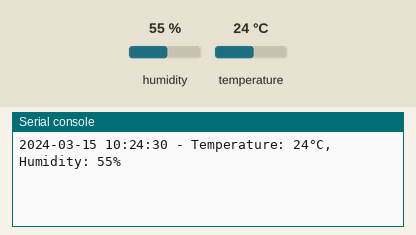
A program run on a simulated CircuitPython board. Shown: the last lines printed to the serial console. Inputs (shaded band) come from the test bench; at power-on: humidity 55 %, temperature 24 °C. The clock reads 2024-03-15 10:24:30 at power-on unless the program sets it; files the program writes start out absent.

Above: at 1.2 s.
1.3 s: humidity set to 22 %
At 6.0 s:
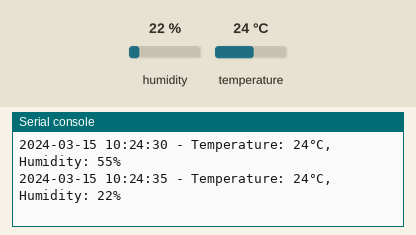
7.6 s: temperature set to 12 °C
At 12.0 s:
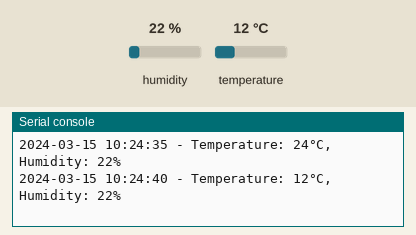
13.9 s: humidity set to 40 %
At 16.7 s:
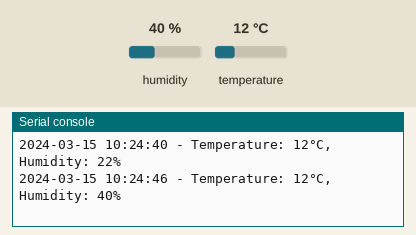
Timing chart, 0 to 18.2 s (numbered marks = the images above; inputs shaded):
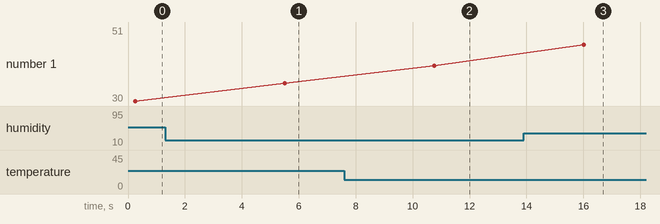

Measured:
- after the input at 1.3 s, the serial console: prints a new line after 4.2 s (image 1)
- after the input at 7.6 s, the serial console: prints a new line after 3.2 s (image 2)
- after the input at 13.9 s, the serial console: prints a new line after 2.1 s (image 3)

The program:

thermal.py
```python
import time
import board
import adafruit_dht

# Create a DHT11 sensor object using GPIO4
dht_sensor = adafruit_dht.DHT11(board.D4)  # board.D4 corresponds to GPIO4

# Open a log file in append mode
log_file_path = '/home/bjam/Documents/PerejilesLemonade/valkiria24-engines-raspberry-4pinoled-client/dht_log.txt'

while True:
    try:
        # Read the temperature and humidity
        temperature_c = dht_sensor.temperature
        humidity = dht_sensor.humidity

        # Get the current time for the log entry
        current_time = time.strftime('%Y-%m-%d %H:%M:%S')

        if temperature_c is not None and humidity is not None:
            log_entry = f'{current_time} - Temperature: {temperature_c}°C, Humidity: {humidity}%\n'
            print(log_entry.strip())  # Print to console
            # Write the log entry to the log file
            with open(log_file_path, 'a') as log_file:
                log_file.write(log_entry)
        else:
            print('Failed to retrieve data from sensor')

    except RuntimeError as e:
        # Handle any read errors
        print(f'RuntimeError: {e}')

    time.sleep(5)  # Wait before the next reading
```
